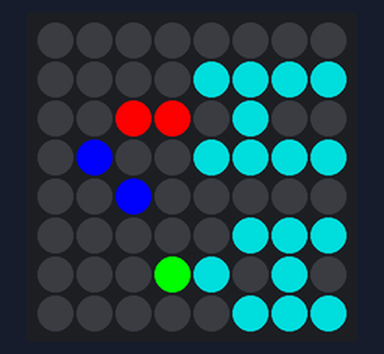
The program below on a simulated Raspberry Pi (BCM pin numbers) with a Sense HAT. Parts: the Sense HAT's 8×8 RGB LED matrix. The clock reads 2024-03-15 10:24:30 at power-on unless the program sets it.

Above: at 0.1 s.
At 7.1 s:
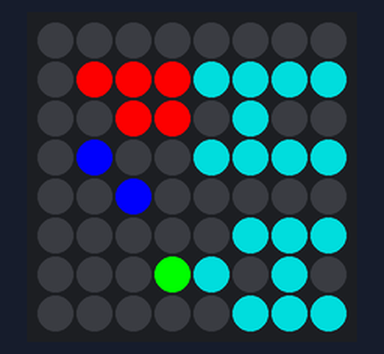
At 15.1 s:
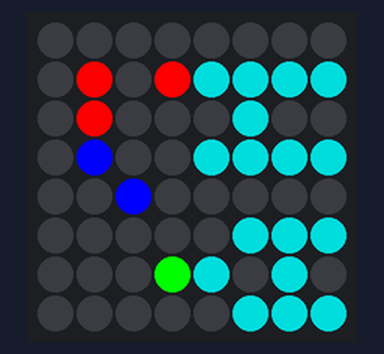
At 19.1 s:
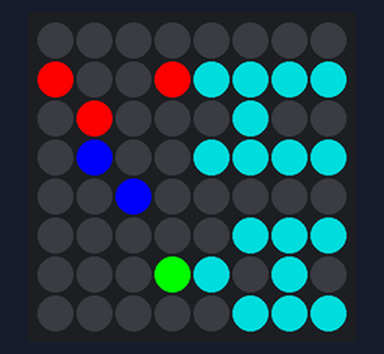
At 23.1 s:
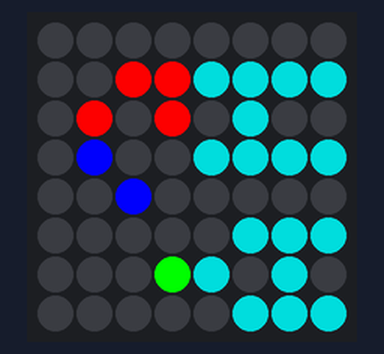
At 30.1 s:
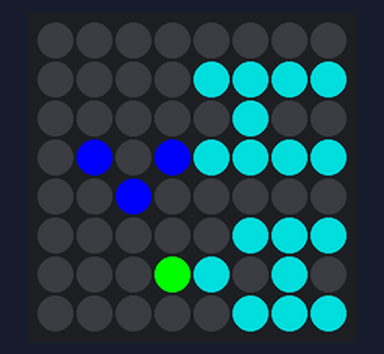

The program:

BinaryClock_6Row4Col_12HourVers.py
```python
from sense_hat import SenseHat
import time, datetime

hat = SenseHat()
hat.clear()

hour_color = (0, 255, 0)
minute_color = (0, 0, 255)
second_color = (255, 0, 0)
off = (0, 0, 0)

def display_digit1(value, row, color):
    digit1 = value // 10
    binary_str_one = "{0:04b}".format(digit1)
    for x in range(0, 4):
        if binary_str_one[x] == '1':
            hat.set_pixel(x, row, color[0], color[1], color[2])
        else:
            hat.set_pixel(x, row, off)


def display_digit2(value, row, color):
    digit2 = value % 10
    binary_str_two = "{0:04b}".format(digit2)
    for x in range(0, 4):
        if binary_str_two[x] == '1':
            hat.set_pixel(x, row, color[0], color[1], color[2])
        else:
            hat.set_pixel(x, row, off)

while True:
    t = datetime.datetime.now()
    hour = t.hour
    am_pm = "AM"

    if hour > 12:
        hour -= 12
        am_pm = "PM"

    display_digit1(hour, 6, hour_color)
    display_digit2(hour, 5, hour_color)
    display_digit1(t.minute, 4, minute_color)
    display_digit2(t.minute, 3, minute_color)
    display_digit1(t.second, 2, second_color)
    display_digit2(t.second, 1, second_color)

#    Display AM/PM after the hour
    #for x in range(0, 2):
    if am_pm == 'AM':
        # A
        hat.set_pixel(5, 7, 0, 155, 155)
        hat.set_pixel(6, 7, 0, 155, 155)
        hat.set_pixel(7, 7, 0, 155, 155)
        hat.set_pixel(4, 6, 0, 155, 155)
        hat.set_pixel(6, 6, 0, 155, 155)
        hat.set_pixel(5, 5, 0, 155, 155)
        hat.set_pixel(6, 5, 0, 155, 155)
        hat.set_pixel(7, 5, 0, 155, 155)
        # M
        hat.set_pixel(4, 3, 0, 155, 155)
        hat.set_pixel(5, 3, 0, 155, 155)
        hat.set_pixel(6, 3, 0, 155, 155)
        hat.set_pixel(7, 3, 0, 155, 155)
        hat.set_pixel(5, 2, 0, 155, 155)
        hat.set_pixel(4, 1, 0, 155, 155)
        hat.set_pixel(5, 1, 0, 155, 155)
        hat.set_pixel(6, 1, 0, 155, 155)
        hat.set_pixel(7, 1, 0, 155, 155)
    else:
        # P
        hat.set_pixel(4, 7, 0, 155, 155)
        hat.set_pixel(5, 7, 0, 155, 155)
        hat.set_pixel(6, 7, 0, 155, 155)
        hat.set_pixel(7, 7, 0, 155, 155)
        hat.set_pixel(4, 6, 0, 155, 155)
        hat.set_pixel(6, 6, 0, 155, 155)
        hat.set_pixel(4, 5, 0, 155, 155)
        hat.set_pixel(5, 5, 0, 155, 155)
        hat.set_pixel(6, 5, 0, 155, 155)
        # M
        hat.set_pixel(4, 3, 0, 155, 155)
        hat.set_pixel(5, 3, 0, 155, 155)
        hat.set_pixel(6, 3, 0, 155, 155)
        hat.set_pixel(7, 3, 0, 155, 155)
        hat.set_pixel(5, 2, 0, 155, 155)
        hat.set_pixel(4, 1, 0, 155, 155)
        hat.set_pixel(5, 1, 0, 155, 155)
        hat.set_pixel(6, 1, 0, 155, 155)
        hat.set_pixel(7, 1, 0, 155, 155)


    time.sleep(0.0001)
```

Measured:
- what the display in image 1 shows lasts 1.0 s, from 7.0 s to 8.0 s
